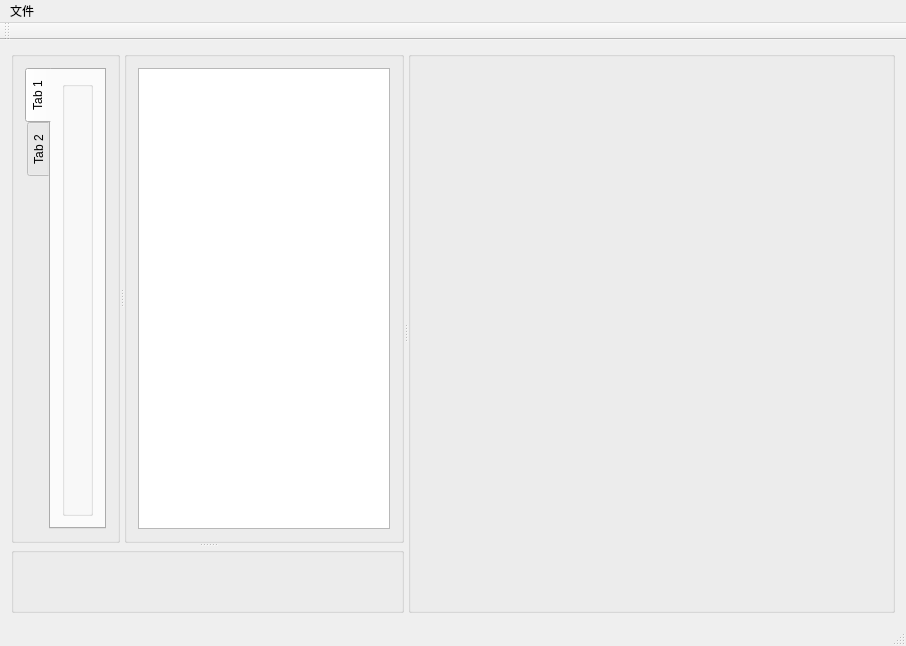
<?xml version="1.0" encoding="UTF-8"?>
<ui version="4.0">
 <class>MainWindow</class>
 <widget class="QMainWindow" name="MainWindow">
  <property name="geometry">
   <rect>
    <x>0</x>
    <y>0</y>
    <width>906</width>
    <height>646</height>
   </rect>
  </property>
  <property name="windowTitle">
   <string>MainWindow</string>
  </property>
  <widget class="QWidget" name="centralWidget">
   <layout class="QVBoxLayout" name="verticalLayout">
    <item>
     <widget class="QSplitter" name="splitter_3">
      <property name="orientation">
       <enum>Qt::Horizontal</enum>
      </property>
      <widget class="QSplitter" name="splitter_2">
       <property name="sizePolicy">
        <sizepolicy hsizetype="Expanding" vsizetype="Expanding">
         <horstretch>0</horstretch>
         <verstretch>0</verstretch>
        </sizepolicy>
       </property>
       <property name="orientation">
        <enum>Qt::Vertical</enum>
       </property>
       <widget class="QSplitter" name="splitter">
        <property name="orientation">
         <enum>Qt::Horizontal</enum>
        </property>
        <widget class="QGroupBox" name="groupBox">
         <property name="title">
          <string/>
         </property>
         <layout class="QVBoxLayout" name="verticalLayout_3">
          <item>
           <widget class="QTabWidget" name="tabWidget">
            <property name="tabPosition">
             <enum>QTabWidget::West</enum>
            </property>
            <widget class="QWidget" name="tab">
             <attribute name="title">
              <string>Tab 1</string>
             </attribute>
             <layout class="QVBoxLayout" name="verticalLayout_4">
              <item>
               <widget class="QGroupBox" name="groupBox_5">
                <property name="title">
                 <string/>
                </property>
               </widget>
              </item>
             </layout>
            </widget>
            <widget class="QWidget" name="tab_2">
             <attribute name="title">
              <string>Tab 2</string>
             </attribute>
            </widget>
           </widget>
          </item>
         </layout>
        </widget>
        <widget class="QGroupBox" name="groupBox_4">
         <property name="sizePolicy">
          <sizepolicy hsizetype="Expanding" vsizetype="Expanding">
           <horstretch>0</horstretch>
           <verstretch>0</verstretch>
          </sizepolicy>
         </property>
         <property name="title">
          <string/>
         </property>
         <layout class="QVBoxLayout" name="verticalLayout_2">
          <item>
           <widget class="QGraphicsView" name="graphicsView"/>
          </item>
         </layout>
        </widget>
       </widget>
       <widget class="QGroupBox" name="groupBox_2">
        <property name="sizePolicy">
         <sizepolicy hsizetype="Expanding" vsizetype="Preferred">
          <horstretch>0</horstretch>
          <verstretch>0</verstretch>
         </sizepolicy>
        </property>
        <property name="title">
         <string/>
        </property>
       </widget>
      </widget>
      <widget class="QGroupBox" name="groupBox_3">
       <property name="sizePolicy">
        <sizepolicy hsizetype="Fixed" vsizetype="Fixed">
         <horstretch>2</horstretch>
         <verstretch>0</verstretch>
        </sizepolicy>
       </property>
       <property name="title">
        <string/>
       </property>
      </widget>
     </widget>
    </item>
   </layout>
  </widget>
  <widget class="QMenuBar" name="menuBar">
   <property name="geometry">
    <rect>
     <x>0</x>
     <y>0</y>
     <width>906</width>
     <height>23</height>
    </rect>
   </property>
   <widget class="QMenu" name="menu">
    <property name="title">
     <string>文件</string>
    </property>
    <addaction name="action_CSV"/>
   </widget>
   <addaction name="menu"/>
  </widget>
  <widget class="QToolBar" name="mainToolBar">
   <attribute name="toolBarArea">
    <enum>TopToolBarArea</enum>
   </attribute>
   <attribute name="toolBarBreak">
    <bool>false</bool>
   </attribute>
  </widget>
  <widget class="QStatusBar" name="statusBar"/>
  <action name="action_CSV">
   <property name="text">
    <string>导入CSV</string>
   </property>
  </action>
 </widget>
 <layoutdefault spacing="6" margin="11"/>
 <resources/>
 <connections/>
</ui>
